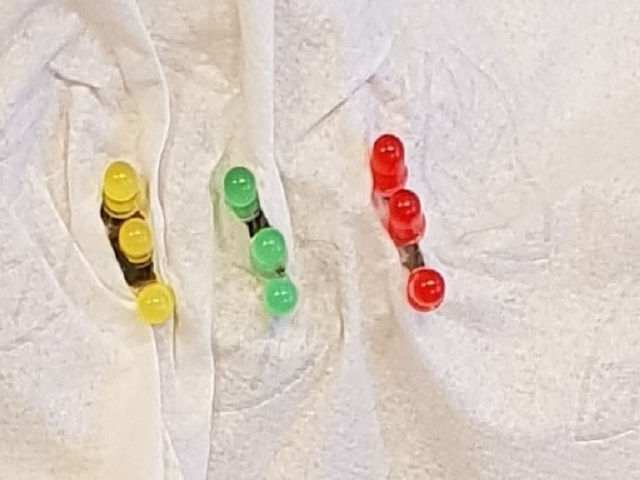
#> input picture leds.jpg, 640 x 480 px
$ python vision_node.py --image leds.jpg   (older library calls are emulated)
#> lines starting #> are read from the running program, lines starting #| are printed output that depends on the picture; after the words box and inside, x2 and y2 are one past the last pixel; in counts of white or black regions, pixels touching at a corner belong together
import cv2
import argparse
import numpy as np


def findBoxes(image, colorConstants):
    NotImplementedError

# should return something like
# returnType = {
#     "red":[[[x,y]]...],
#     "green":[[[x,y]]...],
#     "blue":[[[x,y]]...],
# }
# define the list of boundaries


def threshold_image(image, debug=False):
    """
    Thresholds the image within the desired range and
    then dilates with a 3x3 matrix
    such that small holes are filled. Afterwards the
     'blobs' are closed using a
    combination of dilate and erode
    """
    ret, th1 = cv2.threshold(image, 50, 255, cv2.THRESH_BINARY)
    resdi = cv2.dilate(th1, np.ones((3, 3), np.uint8))
    closing = cv2.morphologyEx(
        resdi, cv2.MORPH_CLOSE, np.ones((5, 5), np.uint8))

    return closing


def contours(image, debug=False):
    """
    Extract the contours of the image by first converting it to grayscale and
    then call findContours
    """
    imgray = cv2.cvtColor(image, cv2.COLOR_BGR2GRAY)

    im2, contours, hierarchy = cv2.findContours(
        imgray, cv2.RETR_TREE, cv2.CHAIN_APPROX_SIMPLE)

    return contours, hierarchy


def get_bricks(contours):
    """
    For each contour in contours
        approximate the contours such that small variations are removed
        calulate the area of the contour
        if the area is within the desired range we append the box points to the
        bricks.
    """
    bricks = []
    for cnt in contours:
        epsilon = 0.1 * cv2.arcLength(cnt, True)
        approx = cv2.approxPolyDP(cnt, epsilon, True)
        rect = cv2.minAreaRect(approx)
        area = cv2.contourArea(approx)
        box = cv2.boxPoints(rect)
        box = np.int0(box)
        # if 20 < area < 380:
        bricks.append(box)
    return bricks


def show_bricks(image, bricks, color):
    for b in bricks:
        cv2.drawContours(image, [b], 0, color, 2)


# construct the argument parse and parse the arguments
ap = argparse.ArgumentParser()
ap.add_argument("-i", "--image", help="path to the image")
args = vars(ap.parse_args())

# load the image
image = cv2.imread("leds.jpg")
#> image is the input picture: shape (480, 640, 3); mean B, G, R 195.9, 206.1, 218.5

debug = False

boundaries = [
    ([0, 15, 100], [100, 56, 240]),
    ([40, 175, 220], [60, 240, 255]),
    ([75, 140, 75], [130, 240, 130]),
]

# loop over the boundaries
for (lower, upper) in boundaries:
    upperAsTuple = tuple(upper
                         )
    # create NumPy arrays from the boundaries
    lower = np.array(lower, dtype="uint8")
    upper = np.array(upper, dtype="uint8")
    # find the colors within the specified boundaries and apply
    # the mask
    mask = cv2.inRange(image, lower, upper)
    output = cv2.bitwise_and(image, image, mask=mask)

    # extra shit to detect more things
    single_channel = threshold_image(output, debug)
    cont, hierarchy = contours(single_channel, debug)

    show_bricks(image, get_bricks(cont), upperAsTuple)

    a = np.hstack([image, output])
    # show the images
    cv2.imshow("images", a)
    cv2.waitKey(0)
#> this loop made 3 passes
#> pass 1, `mask = cv2.inRange(image, lower, upper)`:
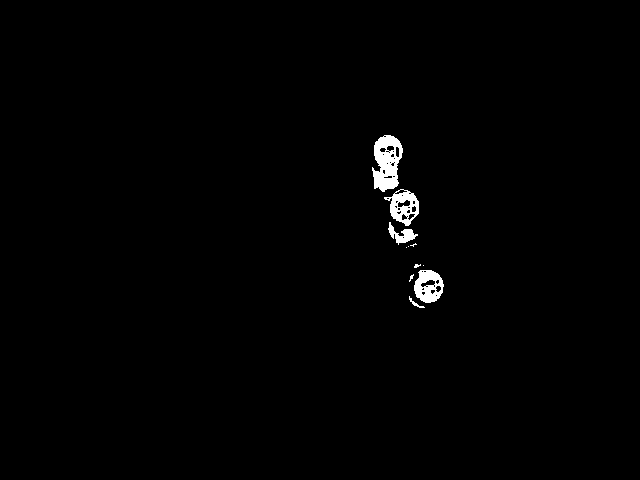
#> mask: shape (480, 640); 0.91% white; 11 white regions (6 under 20 px), largest, box (x1, y1, x2, y2) and area: (372, 135, 403, 192) 1143, (414, 270, 444, 303) 647, (384, 189, 419, 226) 641, (388, 222, 418, 245) 272, (409, 296, 425, 308) 45
#> after the loop:
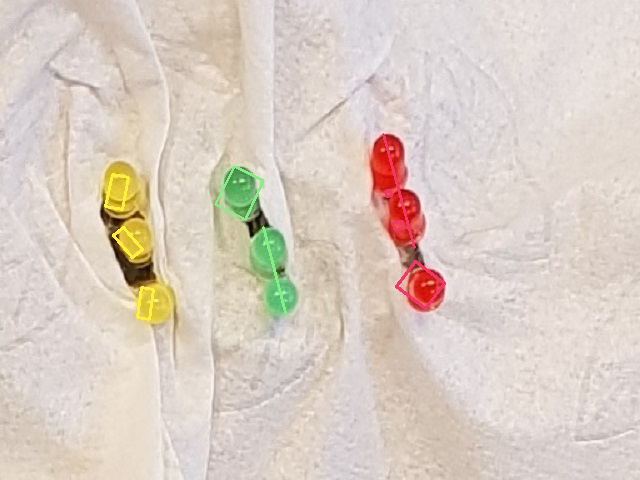
#> image: shape (480, 640, 3); 0.76% of pixels changed, all inside (x1, y1, x2, y2) = (104, 133, 446, 321)
#> after the loop:
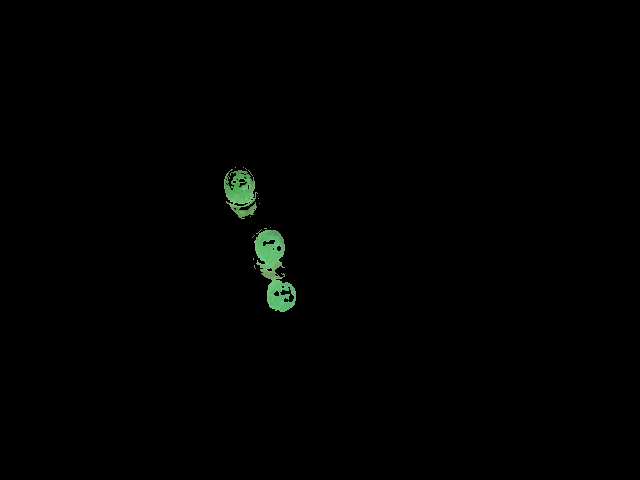
#> output: shape (480, 640, 3); mean B, G, R 1, 1.6, 0.9
#> after the loop:
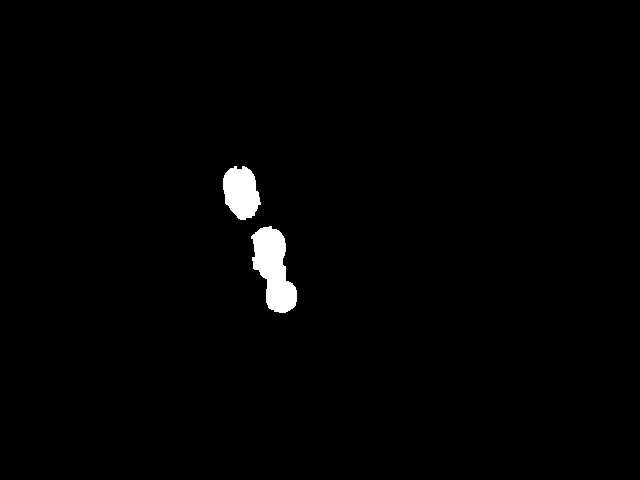
#> single_channel: shape (480, 640, 3); 1.3% white; 2 white regions, box (x1, y1, x2, y2) and area: (251, 226, 297, 313) 2398, (223, 166, 261, 220) 1504
